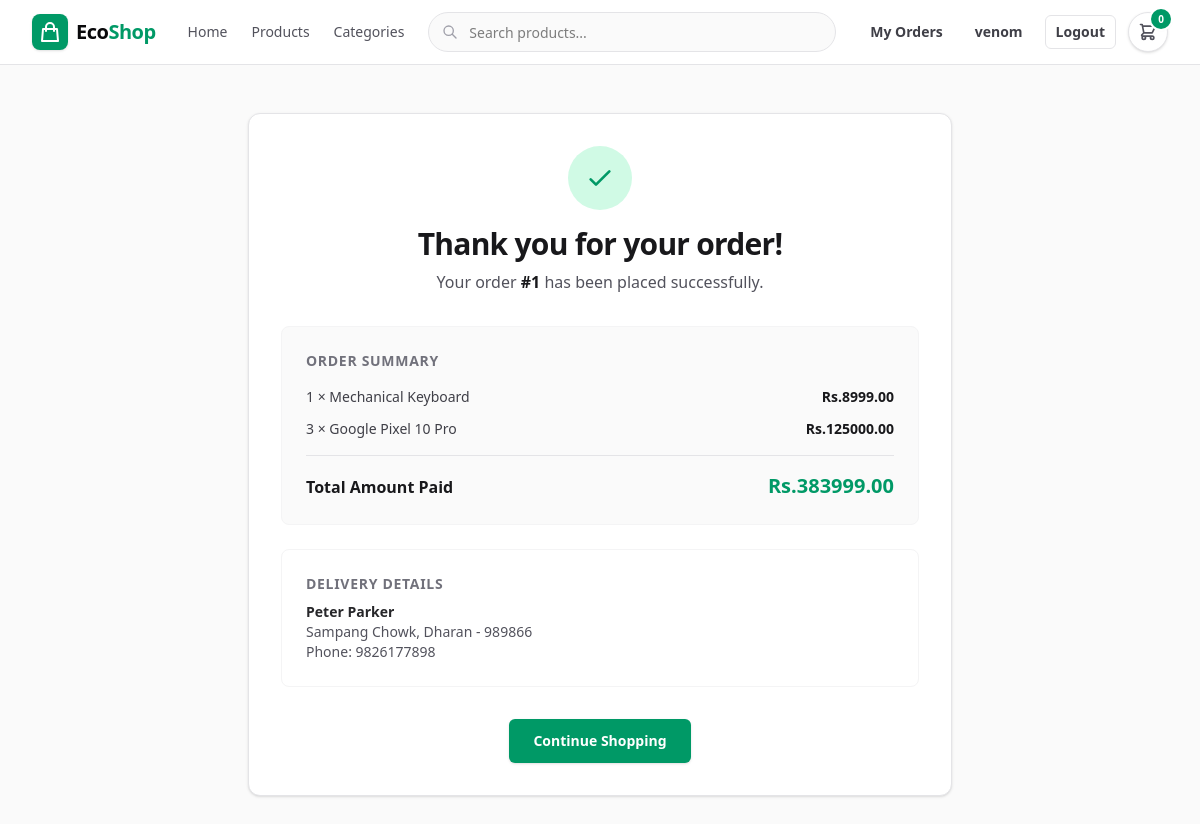
The page /cart/order-success/1/ (signed in) on the database its author committed.
### cart/models.py (models this page shows, shortened)
class Order(models.Model):
    STATUS_CHOICES = (
        ('Pending', 'Pending'),
        ('Processing', 'Processing'),
        ('Out for Delivery', 'Out for Delivery'),
        ('Delivered', 'Delivered (Pending Acceptance)'),
        ('Completed', 'Completed'),
    )
    user = models.ForeignKey(User, on_delete=models.CASCADE, related_name='orders')
    full_name = models.CharField(max_length=150)
    email = models.EmailField()
    address = models.TextField()
    city = models.CharField(max_length=100)
    postal_code = models.CharField(max_length=20)
    phone = models.CharField(max_length=20)
    total_price = models.FloatField()
    status = models.CharField(max_length=30, choices=STATUS_CHOICES, default='Pending')
    delivery_notified = models.BooleanField(default=False)
    is_completed = models.BooleanField(default=False)
    created_at = models.DateTimeField(auto_now_add=True)

class OrderItem(models.Model):
    order = models.ForeignKey(Order, on_delete=models.CASCADE, related_name='items')
    product = models.ForeignKey(Product, on_delete=models.CASCADE)
    price = models.FloatField()
    quantity = models.PositiveIntegerField(default=1)

### myapp/models.py (models this page shows, shortened)
class Product(models.Model):
    name = models.CharField(max_length=100)
    price = models.FloatField()
    description = models.TextField()
    image = models.ImageField(upload_to='images/')
    slug = models.SlugField(unique=True, blank=True)
    stock = models.IntegerField()
    active = models.BooleanField()

### cart/views.py (the view)
# urls.py: path('order-success/<int:order_id>/', views.order_success, name="order_success"),
@login_required
def order_success(request, order_id):
    order = get_object_or_404(Order, id=order_id, user=request.user)
    return render(request, 'cart/order_success.html', {'order': order})

### cart/cart.py (called while the page is built)
    def __len__(self):
        return sum(int(item.get('qty', 0)) for item in self.cart.values())

### cart/context_processors.py (called while the page is built)
def cart(request):
    return{'cart':Cart(request)}

### cart/templates/cart/order_success.html
{% extends 'myapp/base.html' %}
{% block body %}
<main class="min-h-screen bg-zinc-50 text-zinc-950 py-12">
    <div class="mx-auto max-w-3xl px-4 sm:px-6 lg:px-8">
        <div class="rounded-xl border border-zinc-200 bg-white p-8 shadow-sm text-center">
            <div class="mx-auto flex h-16 w-16 items-center justify-center rounded-full bg-emerald-100 text-emerald-600">
                <svg class="h-8 w-8" fill="none" stroke="currentColor" stroke-width="2" viewBox="0 0 24 24">
                    <path stroke-linecap="round" stroke-linejoin="round" d="M5 13l4 4L19 7"></path>
                </svg>
            </div>
            <h1 class="mt-4 text-3xl font-extrabold tracking-tight text-zinc-900">Thank you for your order!</h1>
            <p class="mt-2 text-base text-zinc-600">Your order <span class="font-bold text-zinc-900">#{{ order.id }}</span> has been placed successfully.</p>
            <div class="mt-8 rounded-lg border border-zinc-100 bg-zinc-50 p-6 text-left">
                <h2 class="text-sm font-bold uppercase tracking-wider text-zinc-500 mb-4">Order Summary</h2>
                <div class="space-y-3">
                    {% for item in order.items.all %}
                        <div class="flex justify-between text-sm">
                            <span class="text-zinc-700">{{ item.quantity }} × {{ item.product.name }}</span>
                            <span class="font-semibold text-zinc-900">Rs.{{ item.price|floatformat:2 }}</span>
                        </div>
                    {% endfor %}
                </div>
                <div class="mt-4 border-t border-zinc-200 pt-4 flex justify-between items-baseline">
                    <span class="text-base font-bold text-zinc-900">Total Amount Paid</span>
                    <span class="text-xl font-extrabold text-emerald-600">Rs.{{ order.total_price|floatformat:2 }}</span>
                </div>
            </div>
            <div class="mt-6 rounded-lg border border-zinc-100 bg-white p-6 text-left">
                <h2 class="text-sm font-bold uppercase tracking-wider text-zinc-500 mb-2">Delivery Details</h2>
                <p class="text-sm text-zinc-800 font-semibold">{{ order.full_name }}</p>
                <p class="text-sm text-zinc-600">{{ order.address }}, {{ order.city }} - {{ order.postal_code }}</p>
                <p class="text-sm text-zinc-600">Phone: {{ order.phone }}</p>
            </div>
            <div class="mt-8 flex justify-center gap-4">
                <a href="{% url 'myapp:index' %}" class="inline-flex h-11 items-center justify-center rounded-md bg-emerald-600 px-6 text-sm font-semibold text-white shadow-sm hover:bg-emerald-700 transition">
                    Continue Shopping
                </a>
            </div>
        </div>
    </div>
</main>
{% endblock %}

### myapp/templates/myapp/base.html (shortened to what this page needs)
<!DOCTYPE html>
<html lang="en">
<head>
     <script src="https://cdn.jsdelivr.net/npm/@tailwindcss/browser@4"></script>
</head>
<body>
    <header class="sticky top-0 z-50 w-full border-b border-zinc-200 bg-white/80 backdrop-blur-md">
        <div class="mx-auto flex max-w-7xl h-16 items-center justify-between px-4 sm:px-6 lg:px-8">
            <div class="flex items-center gap-8">
                <a href="{% url 'myapp:index' %}" class="flex items-center gap-2 text-xl font-bold tracking-tight text-zinc-950">
                    <span class="rounded-lg bg-emerald-600 p-1.5 text-white shadow-sm">
                        <svg class="h-6 w-6" fill="none" stroke="currentColor" stroke-width="2" viewBox="0 0 24 24">
                            <path stroke-linecap="round" stroke-linejoin="round" d="M16 11V7a4 4 0 00-8 0v4M5 9h14l1 12H4L5 9z"></path>
                        </svg>
                    </span>
                    <span>Eco<span class="text-emerald-600">Shop</span></span>
                </a>
                <nav class="hidden md:flex items-center gap-6">
                    <a href="{% url 'myapp:index' %}" class="text-sm font-medium text-zinc-600 hover:text-emerald-600 transition-colors">Home</a>
                    <a href="#" class="text-sm font-medium text-zinc-600 hover:text-emerald-600 transition-colors">Products</a>
                    <a href="#" class="text-sm font-medium text-zinc-600 hover:text-emerald-600 transition-colors">Categories</a>
                </nav>
            </div>
            <div class="flex-1 max-w-md mx-6 hidden sm:block">
                <form action="{% url 'myapp:index' %}" method="GET" class="relative flex items-center">
                    <input
                        type="text"
                        name="search"
                        placeholder="Search products..."
                        value="{{ query|default:'' }}"
                        class="w-full h-10 rounded-full border border-zinc-200 bg-zinc-50 pl-10 pr-4 text-sm outline-none transition focus:border-emerald-500 focus:bg-white focus:ring-2 focus:ring-emerald-100"
                    >
                    <div class="absolute left-3.5 text-zinc-400">
                        <svg class="h-4 w-4" fill="none" stroke="currentColor" stroke-width="2" viewBox="0 0 24 24">
                            <path stroke-linecap="round" stroke-linejoin="round" d="M21 21l-6-6m2-5a7 7 0 11-14 0 7 7 0 0114 0z"></path>
                        </svg>
                    </div>
                </form>
            </div>
            <div class="flex items-center gap-3">
                {% if user.is_authenticated %}
                    <a href="{% url 'my_orders' %}" class="rounded-md px-2.5 py-1.5 text-sm font-semibold text-zinc-700 transition hover:bg-zinc-100 hover:text-emerald-700 inline-flex">
                        My Orders
                    </a>
                    <a href="{% url 'profile' %}" class="rounded-md px-2.5 py-1.5 text-sm font-semibold text-zinc-700 transition hover:bg-zinc-100 hover:text-emerald-700 inline-flex">
                        {{ user.username }}
                    </a>
                    <form action="{% url 'logout' %}" method="post" class="block">
                        <button type="submit" class="rounded-md border border-zinc-200 bg-white px-2.5 py-1.5 text-sm font-semibold text-zinc-700 transition hover:border-emerald-600 hover:text-emerald-700 inline-flex">
                            Logout
                        </button>
                    </form>
                {% endif %}
                <a href="{% url 'cart_summary' %}" class="relative flex h-10 w-10 items-center justify-center rounded-full border border-zinc-200 bg-white text-zinc-600 hover:border-emerald-600 hover:text-emerald-600 transition-all shadow-sm" aria-label="Cart">
                    <svg class="h-5 w-5" fill="none" stroke="currentColor" stroke-width="2" viewBox="0 0 24 24">
                        <path stroke-linecap="round" stroke-linejoin="round" d="M3 3h2l.4 2M7 13h10l4-8H5.4M7 13L5.4 5M7 13l-2.293 2.293c-.63.63-.184 1.707.707 1.707H17m0 0a2 2 0 100 4 2 2 0 000-4zm-8 2a2 2 0 11-4 0 2 2 0 014 0z"></path>
                    </svg>
                    <span id="cart-qty" class="absolute -top-1 -right-1 flex h-5 w-5 items-center justify-center rounded-full bg-emerald-600 text-[10px] font-bold text-white shadow-sm ring-2 ring-white transition-all duration-300">
                        {{ cart|length }}
                    </span>
                </a>
            </div>
        </div>
    </header>
    {% block body %}
    {% endblock %}
</body>
</html>

### rows shown on the page
Order: id "1", total_price "383999.00", full_name "Peter Parker", address "Sampang Chowk", city "Dharan", postal_code "989866", phone "9826177898"
OrderItem: quantity "1", product.name "Mechanical Keyboard", price "8999.00"
OrderItem: quantity "3", product.name "Google Pixel 10 Pro", price "125000.00"

### other values the page prints
{{ user.username }} "venom"
{{ cart|length }} "0"
